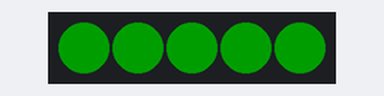
A sketch run on a simulated Arduino Uno, built with avr-gcc and run on an emulated ATmega328P. On the bench: 5 RGB LEDs in strip order, left to right. Dim RGB values are drawn brighter than linear; colours are those a GRB WS2812 strip shows for the declared byte order.

Above: at 0.46 s.
At 4.38 s:
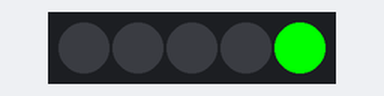
At 12.1 s:
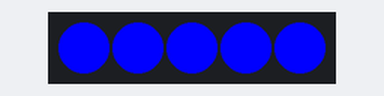
At 23.04 s:
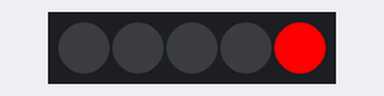
At 27.71 s:
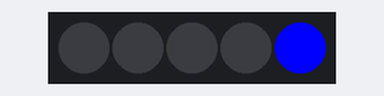
At 35.4 s:
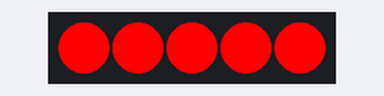
Timing chart, 0 to 40.0 s (numbered marks = the images above):
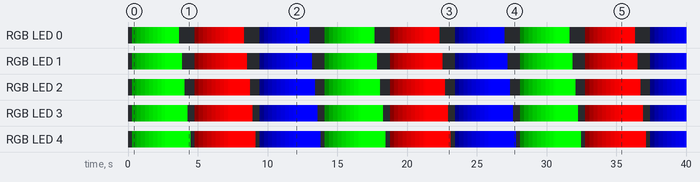

The sketch:

ledrgb04.ino
```cpp
#include <FastLED.h>
#define NUM_LEDS 5
const int dataline = 8;
CRGB leds[NUM_LEDS];


void setup()
{
  Serial.begin(9600);
  LEDS.addLeds<WS2812B, dataline>(leds, NUM_LEDS);
  for (int p=0;p< NUM_LEDS;p++){
    leds[p] = CRGB::Black;
    FastLED.show();}
}

void loop() {
  // Fade in/fade out
  for(int j = 0; j < 3; j++ ) {
    memset(leds, 0, NUM_LEDS * 3);
    for(int k = 0; k < 256; k++) {
      for(int i = 0; i < NUM_LEDS; i++ ) {
        switch(j) {
          case 0: leds[i].r = k; break;
          case 1: leds[i].g = k; break;
          case 2: leds[i].b = k; break;
        }
      }
      FastLED.show();
      delay(10);
    }

    delay(1000);
    for(int i = 0; i < NUM_LEDS; i++ ) {
       leds[i] =  CRGB::Black;
       FastLED.show();
       delay(200);
    }
   }
  }
```

Measured:
- by itself, RGB LED 0: off → RGB(0, 29, 0) at 0.32 s, → RGB(0, 58, 0) 0.30 s later, → RGB(0, 87, 0) 0.30 s later, → RGB(0, 116, 0) 0.30 s later, … (96 changes in this stretch)
- by itself, RGB LED 1: off → RGB(0, 29, 0) at 0.32 s, → RGB(0, 58, 0) 0.30 s later, → RGB(0, 87, 0) 0.30 s later, → RGB(0, 116, 0) 0.30 s later, … (96 changes in this stretch)
- what the display in image 2 shows lasts 1.0 s, from 12.0 s to 13.0 s
